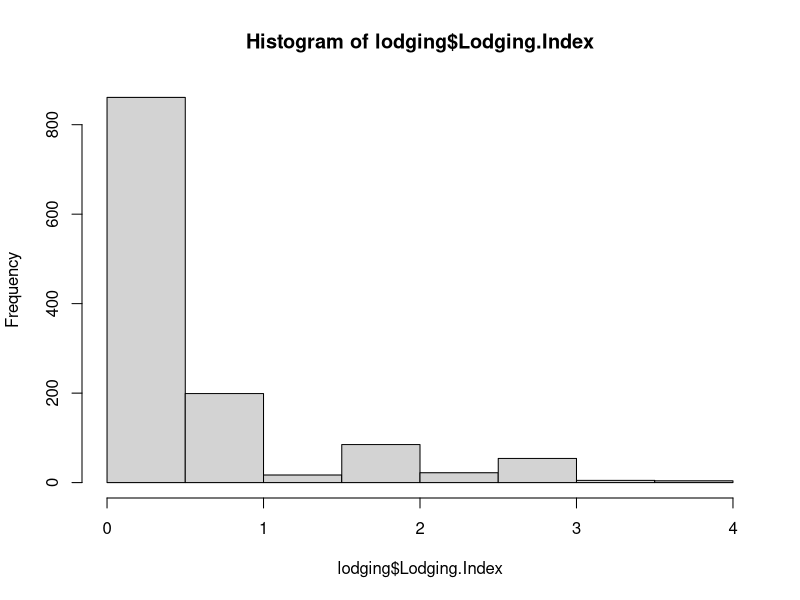

Here is the R script that generated this plot:
#Genotype determines root lodging susceptibility
setwd(dir = "/Users/ashleyhostetler/Desktop/Hostetler et al., 2021/R Input Files/")

#Library Load###
library(dplyr)
library(arsenal)
library(lme4)
library(data.table)
library(dplyr)

#Figure 2A-B####
cat("\014")
rm(list=ls()) 
ls() 
lodging <- read.csv(file = "LodgingData_2020_long_02162021.csv", header = TRUE, strip.white=TRUE,na.strings = "NA")
lodging = subset(lodging, Lodging.Index<5)
accessions <- read.csv(file = "Unique_55Genotypes_Plots.csv", header = TRUE, strip.white=TRUE,na.strings = "NA")
accessions = accessions[!duplicated(accessions$Accession),]
accessions$Genotype = accessions$Accession
accessions$Accession = NULL
lodging$Plot = as.character(lodging$Plot)
summary = summary(comparedf(lodging, accessions, by="Genotype")) #compare lodging data and accessions list and only keep genotypes used in this study 
notShared = summary$obs.table
lodging = lodging[!lodging$Genotype %in% notShared$Genotype,] #remove any genotypes from the lodging file that are not shared in accessions list 
hist(lodging$Lodging.Index)
df1 = subset(lodging, Lodged=="Y")
df2 = subset(lodging, Lodged=="N")
df1$Lodged2 = "1" 
df2$Lodged2 = "0"
lodging = rbind(df1, df2)
lodging %>% count(Lodged2)
str(lodging)
lodging$Lodged2 = as.numeric(lodging$Lodged2)
write.csv(lodging, file = "Figure2A-B_04122021.csv", quote = F, row.names = T)


#Lodging heritability#### 
cat("\014")
rm(list=ls()) 
ls() 
data = read.csv(file = "LodgingData_2020.csv", header = TRUE, strip.white = TRUE, na.strings = "NA")
head(data)
colnames(data)
data = data[,c(4,10,11)]
str(data)
#prepping BLUPS file
BLUPS<-data.frame(data$Genotype)
BLUPS<-unique(BLUPS[,1])
BLUPS<-data.frame(BLUPS)
colnames(BLUPS)<-"Genotype" #rename column to Genotype so it matches data file
#Creating a data frame for variances and heritability
statis <- matrix(NA,nrow=7,ncol=1)
rownames(statis) <- c("varErr","varG","h2","LSD","pval","var","stddev")
stat<-c("varErr","varG","h2","LSD","pval","var","stddev")
statistics<-data.frame(stat)
#creating loop
name<-colnames(data)
name
name<-name[c(-1)] #Remove all columns that are not traits
for(i in 1:length(name)){
  data5<-data[c(1,i+1)]
  names(data5)[2]<-paste("trait")  
  
  fm <- lmer(trait ~ (1|Genotype), data=data5)
  
  fixEffect <- as.matrix(fixef(fm)) 
  randEffect <- as.matrix(ranef(fm))
  interc <- fixEffect[1,1]
  EntryEffect <- randEffect[["Genotype",1]]
  BLUP <- interc+EntryEffect 
  names(BLUP)[1]<-paste(name[i]) 
  BLUP$Genotype <-rownames(BLUP)
  BLUPS <- merge(BLUPS,BLUP,by="Genotype",all.x = TRUE)
  
  varcorr <- VarCorr(fm) 
  
  varErr <- attr(varcorr,'sc')^2 
  
  varG <- as.vector(varcorr$'Genotype') 
  
  LSD <- 1.96*sqrt(varErr) #calculate least significant difference; Z score for 95% confidence=1.96
  coefs <- data.frame(coef(summary(fm))) 
  coefs$p.z <- 2 * (1 - pnorm(abs(coefs$t.value))) 
  pval<-coefs[,4]
  var<- var(data5$trait,na.rm=TRUE) 
  stddev<- sqrt(var)
  
  h2 <- varG/(varG + varErr) #calculate heritability w/ broad sense calculation
  statis[,1] <- round(c(varErr,varG,h2,LSD,pval,var,stddev),9) 
  statis2 <- data.frame(statis,stat) 
  colnames(statis2)[1]<-paste(name[i])
  statistics <- merge(statistics,statis2,by="stat")
}
statistics
write.table(statistics, file="TableS4_LodgingData.csv", sep=",", row.names = FALSE)
